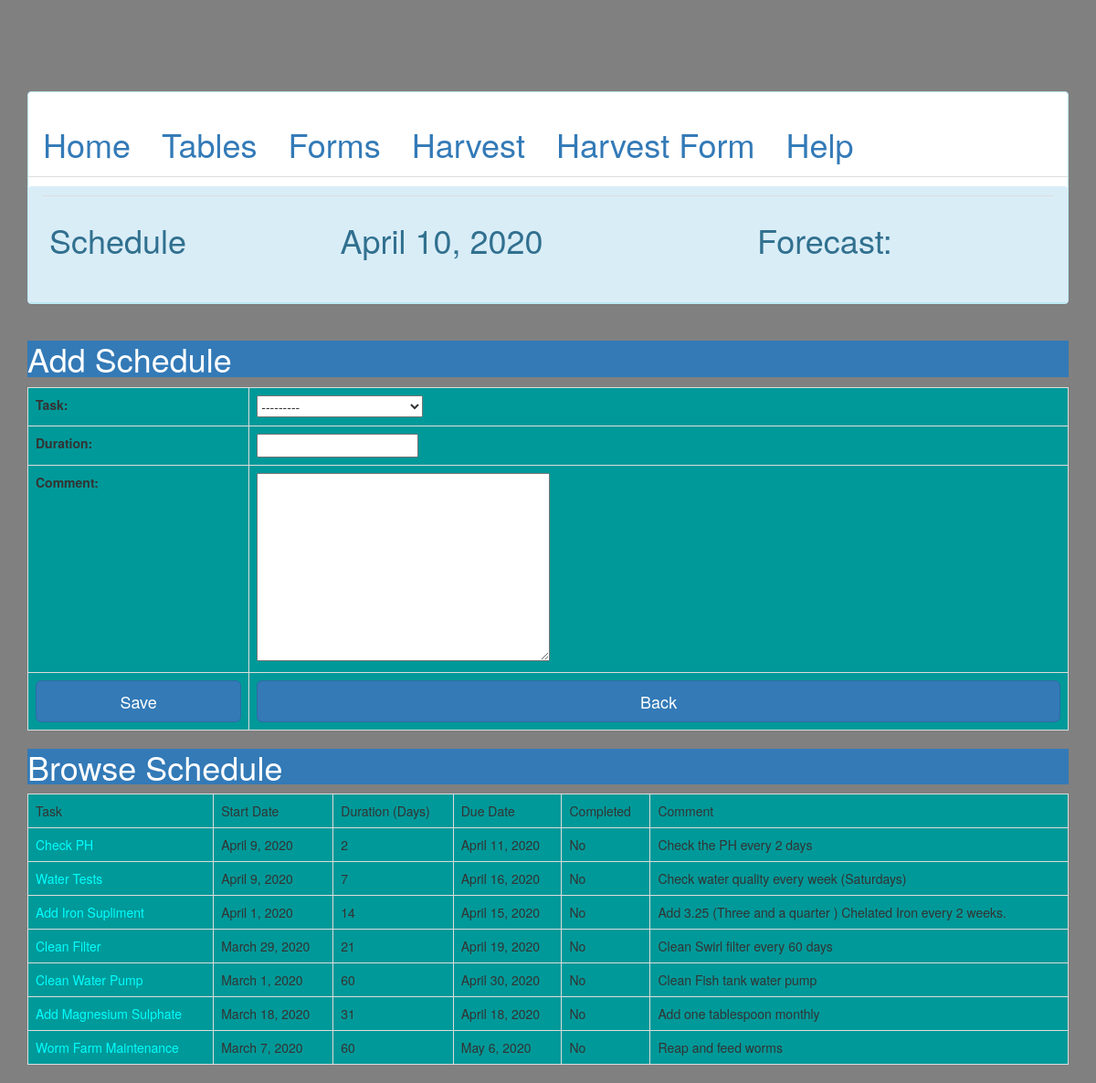
/aquaponics/schedule/, run on the app's committed database.
### aquaponics/models.py (models this page shows, shortened)
class tasks(models.Model):
	name = models.CharField(max_length=100)
	description = models.TextField(max_length=200)
	def __str__(self):
		return self.name

class schedule(models.Model):
	task = models.ForeignKey(tasks, on_delete=models.CASCADE)
	date = models.DateField(auto_now_add=True)
	task_date = models.DateField(editable=False)
	duration = models.IntegerField()
	completed = models.BooleanField(default=False)
	comment = models.TextField(max_length=200, null=True, blank=True)

### aquaponics/views.py (the view)
def schedules(request):
    scheds = schedule.objects.all()
    schedfor = schedform1(request.POST or None)
    if schedfor.is_valid():
        instance = schedfor.save(commit=False)
        instance.save()
        return HttpResponse("<br><br><center><h1>Schedule Added</h1></center>")
    context = {
        "schedfor":schedfor,
        "forecast":forecast,
        "icon":icon,
        "today":today,
        "scheds":scheds,
        "today":today,
    }
    return render(request, 'schedulefrm.html',context)

### aquaponics/forms.py
class schedform1(forms.ModelForm):
	class Meta:
		model = schedule
		fields = [
			"task",
			"duration",
			"comment",
		]

### templates/schedulefrm.html
{%extends "base1.html"%}
{% load staticfiles %}
{% load crispy_forms_tags %}
{%block title%}Schedule{%endblock%}
{%block 1%}
<div class = "d-inline p-2 bg-primary text-white">
<h1> Add Schedule</h1>
</div>
<table class="table table-bordered" >
<tbody bgcolor="#009999">
<div class='row'>
<div class= 'col-sm-6 col-sm-offset-4'>
<form method='POST' action='' class = "col-sm-8">{% csrf_token %}
{{schedfor.as_table}}
<tr>
<td>
<input type='submit' class="btn btn-primary btn-block btn-lg" value='Save' class="btn btn-primary"/>
</td>
<td>
<input type="button" class="btn btn-primary btn-block btn-lg" value="Back" onclick="javascript:history.go(-1);" class="btn btn-primary"/>
</td>
</tr>
</form>
</div>
</div>
</tbody>
</table>
<div class = "d-inline p-2 bg-primary text-white">
<h1>Browse Schedule</h1>
</div>
<table class="table table-bordered" >
<tbody bgcolor="#009999">
<tr>
<td>Task</td>
<td>Start Date</td>
<td>Duration (Days)</td>
<td>Due Date</td>
<td>Completed</td>
<td>Comment</td>
</tr>
{% for i in scheds %}
<tr>
<td>
<a href="{% url 'viewshed' id=i.id %}", style="color: rgb(0,255,255)">{{i.task}}</a>
</td>
<td>
{{i.date}}
</td>
<td>
{{i.duration}}
</td>
<td>
{{i.task_date}}
</td>
<td>
{{i.completed |yesno:"Yes,No" }}
</td>
<td>
{{i.comment}}
</td>
</tr>
{%endfor%}
</tbody>
</table>
{%endblock%}

### data on the page
schedule: task "Check PH", date "April 9, 2020", duration "2", task_date "April 11, 2020", completed "No", comment "Check the PH every 2 days"
schedule: task "Water Tests", date "April 9, 2020", duration "7", task_date "April 16, 2020", completed "No", comment "Check water quality every week (Saturdays)"
schedule: task "Add Iron Supliment", date "April 1, 2020", duration "14", task_date "April 15, 2020", completed "No", comment "Add 3.25 (Three and a quarter ) Chelated Iron every 2 weeks."
schedule: task "Clean Filter", date "March 29, 2020", duration "21", task_date "April 19, 2020", completed "No", comment "Clean Swirl filter every 60 days"
schedule: task "Clean Water Pump", date "March 1, 2020", duration "60", task_date "April 30, 2020", completed "No", comment "Clean Fish tank water pump"
schedule: task "Add Magnesium Sulphate", date "March 18, 2020", duration "31", task_date "April 18, 2020", completed "No", comment "Add one tablespoon monthly"
schedule: task "Worm Farm Maintenance", date "March 7, 2020", duration "60", task_date "May 6, 2020", completed "No", comment "Reap and feed worms"

### other printed values
{{ today }} "April 10, 2020"
